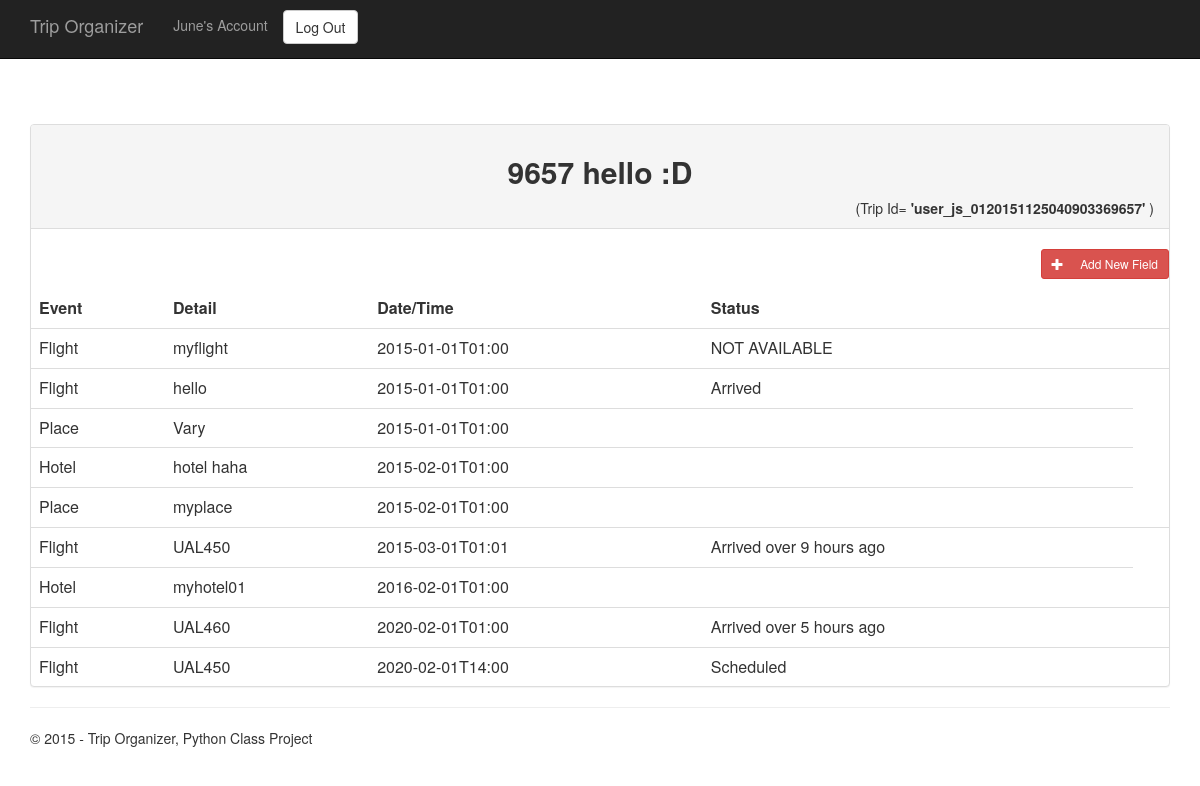
The app's page /trip/user_js_0120151125040903369657 (signed in) with its own data.
### tables this page shows
CREATE TABLE "trips" ("trip_id" VARCHAR UNIQUE , "trip_name" VARCHAR NOT NULL , "user_id_s" VARCHAR NOT NULL , "created_time" DATETIME DEFAULT CURRENT_TIMESTAMP, "start_datetime" DATETIME DEFAULT null, "end_datetime" DATETIME DEFAULT null);

CREATE TABLE "Flight" ("travel_id" VARCHAR NOT NULL , "datetime" DATETIME NOT NULL , "flight_info" VARCHAR NOT NULL , "live_status" VARCHAR, "title" VARCHAR NOT NULL  DEFAULT Flight);

### Travel/views.py (the view, shortened to what this page needs)
@app.route('/trip/<trip_id>', methods=['GET', 'POST'])
@login_required
def trip(trip_id):
    if request.method == 'GET': # ------------------------------------------------------------------------------------------------ Get
        output = get_trip_events_in_table(trip_id)
        output = Markup(output)
        admin_user_of_this_trip = repo.get_admin_user_id(trip_id)
        print("check check check check check check check check check check check check check check check check")
        admin_button = get_admin_button(trip_id, admin_user_of_this_trip)       # admin_button = Markup(admin_button),
        return render_template(
        'trip.html',
        title='Home Page',
        user_name = app_user.get_fname(),
        trip_id = trip_id,
        trip_name = repo.get_trip_name(trip_id),
        admin_button = Markup(admin_button),
        sorted_result = output,
        year=datetime.now().year,
        )

### Travel/models/Repository.py (called while the page is built)
    def get_admin_user_id(self, trip_id):
        try:
            with self.__conn:
                cursor = self.__conn.cursor()
                exe = cursor.execute("select user_id_s from trips where trip_id = ?", (trip_id,))
                first_line = exe.fetchone()
                user_id = None
                if first_line and first_line[0]:
                    user_id = first_line[0]
                print("=========*********user_id start ***********============")
                print(user_id)
                print("=========*********user_id  end  ***********============")
                return user_id
        except Exception as e:
            print("Error Occured in Repository.get_admin_user_id" + str(e) )
            raise
        pass

    def get_trip_name(self, trip_id):
        try:
            cursor = self.__conn.cursor()
            exe = cursor.execute("select trip_name from trips where trip_id= ?", (trip_id,) )
            result = exe.fetchone()
            if result and result[0]:
                return result[0]
            else:
                None
        except Exception as e:
            print("ERROR OCCURED in Repository.get_trip_name: " + str(e))
            raise

### Travel/models/User.py (called while the page is built)
    def get_email(self):
        return str(self.email)

    def get_fname(self):
        return str(self.fname)

### Travel/views.py (called while the page is built)
def login_required(f):
    @wraps(f)
    def decorated_function(*args, **kwargs):
        if 'session_user' in session:
            return f(*args, **kwargs)
        else:
            flash("A login is required to see the page!")
            return redirect(url_for('login', next=request.path))
    return decorated_function

def get_trip_events_in_table(trip_id):
    output = ""
    travel_result = repo.get_travel_events(trip_id)  # list of tuples
    sorted_by_datetime = sorted(travel_result, key=lambda tup: tup[2])
    for event in sorted_by_datetime:
        add = """
            <tr>
                <td>
        """
        output += add
        for cell in event:
            add =  cell + """</td>
                                <td>"""
            output += add
        add = """</td>
                        </tr>
                    """
        output += add
    return output

### Travel/templates/trip.html (shortened to what this page needs)
﻿{% extends "layout.html" %}
{% block content %}
{% include 'travelDetails.html' %}
{% endblock %}

### Travel/templates/travelDetails.html
﻿<div class="panel panel-default">
    <div class="panel-heading text-center"> <h2><b>{{trip_name}}</b></h2>  <span class="pull-right">(Trip Id= <b>'{{trip_id}}'</b> )</span><br /></div>
    <br/>
    {{admin_button}}
    <br /><br />
    <table class="table table-hover">
        <tr>
            <th>Event</th>
            <th>Detail</th>
            <th>Date/Time</th>
            <th>Status</th>
        </tr>
        {{sorted_result}}
    </table>
</div>

### records on screen
trips: trip_name "9657 hello :D"
Flight: live_status "Flight myflight 2015-01-01T01:00 NOT AVAILABLE Flight hello 2015-01-01T01:00 Arrived Place Vary 2015-01-01T01:00 Hotel hotel haha 2015-02-01T01:00 Place myplace 2015-02-01T01:00 Flight UAL450 2015-03-01T01:01 Arrived over 9 hours ago Hotel myhotel01 2016-02-01T01:00 Flight UAL460 2020-02-01T01:00 Arrived over 5 hours ago Flight UAL450 2020-02-01T14:00 Scheduled"

### other values on screen
{{ user_name }} "June"
{{ trip_id }} "user_js_0120151125040903369657"
{{ admin_button }} "Add New Field"
